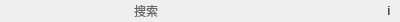
<?xml version="1.0" encoding="UTF-8"?>
<ui version="4.0">
 <class>HeaderBarMenu</class>
 <widget class="QWidget" name="HeaderBarMenu">
  <property name="geometry">
   <rect>
    <x>0</x>
    <y>0</y>
    <width>400</width>
    <height>22</height>
   </rect>
  </property>
  <property name="minimumSize">
   <size>
    <width>0</width>
    <height>22</height>
   </size>
  </property>
  <property name="maximumSize">
   <size>
    <width>16777215</width>
    <height>22</height>
   </size>
  </property>
  <property name="windowTitle">
   <string>Form</string>
  </property>
  <layout class="QHBoxLayout" name="horizontalLayout_2">
   <property name="spacing">
    <number>0</number>
   </property>
   <property name="leftMargin">
    <number>0</number>
   </property>
   <property name="topMargin">
    <number>0</number>
   </property>
   <property name="rightMargin">
    <number>0</number>
   </property>
   <property name="bottomMargin">
    <number>0</number>
   </property>
   <item>
    <layout class="QHBoxLayout" name="horizontalLayout">
     <item>
      <widget class="QPushButton" name="prepareInput">
       <property name="sizePolicy">
        <sizepolicy hsizetype="Expanding" vsizetype="Fixed">
         <horstretch>0</horstretch>
         <verstretch>0</verstretch>
        </sizepolicy>
       </property>
       <property name="toolTip">
        <string>点击搜索词条</string>
       </property>
       <property name="statusTip">
        <string>点击搜索词条</string>
       </property>
       <property name="whatsThis">
        <string>点击搜索词条</string>
       </property>
       <property name="styleSheet">
        <string notr="true">
	background:rgba(0, 0,0,0);
	border:none;
	color:rgb(103, 103, 103)
</string>
       </property>
       <property name="text">
        <string>搜索</string>
       </property>
       <property name="icon">
        <iconset>
         <normalon>:/DictSideBar/res/img/item/search_light.png</normalon>
        </iconset>
       </property>
       <property name="flat">
        <bool>false</bool>
       </property>
      </widget>
     </item>
     <item>
      <widget class="QToolButton" name="deleteButton">
       <property name="minimumSize">
        <size>
         <width>22</width>
         <height>22</height>
        </size>
       </property>
       <property name="maximumSize">
        <size>
         <width>22</width>
         <height>22</height>
        </size>
       </property>
       <property name="toolTip">
        <string>删除条目</string>
       </property>
       <property name="statusTip">
        <string>删除条目</string>
       </property>
       <property name="whatsThis">
        <string>删除条目</string>
       </property>
       <property name="styleSheet">
        <string notr="true">
	background:rgba(0, 0,0,0);
	border:none;
</string>
       </property>
       <property name="text">
        <string/>
       </property>
       <property name="icon">
        <iconset>
         <normalon>:/DictSideBar/res/img/item/move.png</normalon>
        </iconset>
       </property>
      </widget>
     </item>
     <item>
      <widget class="QToolButton" name="addButton">
       <property name="minimumSize">
        <size>
         <width>22</width>
         <height>22</height>
        </size>
       </property>
       <property name="maximumSize">
        <size>
         <width>22</width>
         <height>22</height>
        </size>
       </property>
       <property name="toolTip">
        <string>添加条目</string>
       </property>
       <property name="statusTip">
        <string>添加条目</string>
       </property>
       <property name="whatsThis">
        <string>添加条目</string>
       </property>
       <property name="styleSheet">
        <string notr="true">
	background:rgba(0, 0,0,0);
	border:none;
</string>
       </property>
       <property name="text">
        <string/>
       </property>
       <property name="icon">
        <iconset>
         <normalon>:/DictSideBar/res/img/item/add.png</normalon>
        </iconset>
       </property>
      </widget>
     </item>
     <item>
      <widget class="QToolButton" name="tagButton">
       <property name="minimumSize">
        <size>
         <width>22</width>
         <height>22</height>
        </size>
       </property>
       <property name="maximumSize">
        <size>
         <width>22</width>
         <height>22</height>
        </size>
       </property>
       <property name="toolTip">
        <string>标签组</string>
       </property>
       <property name="statusTip">
        <string>标签组</string>
       </property>
       <property name="whatsThis">
        <string>标签组</string>
       </property>
       <property name="styleSheet">
        <string notr="true">QToolButton{
	background:rgba(0, 0,0,0);
	border:none;
}
QToolButton::menu-indicator {
    image: none;
}
</string>
       </property>
       <property name="text">
        <string/>
       </property>
       <property name="icon">
        <iconset>
         <normalon>:/DictSideBar/res/img/item/add_tags.png</normalon>
        </iconset>
       </property>
       <property name="popupMode">
        <enum>QToolButton::InstantPopup</enum>
       </property>
       <property name="toolButtonStyle">
        <enum>Qt::ToolButtonIconOnly</enum>
       </property>
       <property name="arrowType">
        <enum>Qt::NoArrow</enum>
       </property>
      </widget>
     </item>
     <item>
      <widget class="QToolButton" name="viewHidden">
       <property name="minimumSize">
        <size>
         <width>20</width>
         <height>20</height>
        </size>
       </property>
       <property name="maximumSize">
        <size>
         <width>20</width>
         <height>20</height>
        </size>
       </property>
       <property name="toolTip">
        <string>查看隐藏条目</string>
       </property>
       <property name="statusTip">
        <string>查看隐藏条目</string>
       </property>
       <property name="whatsThis">
        <string>查看隐藏条目</string>
       </property>
       <property name="styleSheet">
        <string notr="true">
	background:rgba(0, 0,0,0);
	border:none;
</string>
       </property>
       <property name="text">
        <string/>
       </property>
       <property name="icon">
        <iconset>
         <normaloff>:/res/img/item/view-off.png</normaloff>
         <normalon>:/DictSideBar/res/img/item/view-off.png</normalon>:/res/img/item/view-off.png</iconset>
       </property>
      </widget>
     </item>
     <item>
      <widget class="QToolButton" name="infoButton">
       <property name="minimumSize">
        <size>
         <width>22</width>
         <height>22</height>
        </size>
       </property>
       <property name="maximumSize">
        <size>
         <width>22</width>
         <height>22</height>
        </size>
       </property>
       <property name="toolTip">
        <string>词典信息</string>
       </property>
       <property name="statusTip">
        <string>词典信息</string>
       </property>
       <property name="whatsThis">
        <string>词典信息</string>
       </property>
       <property name="styleSheet">
        <string notr="true">
	background:rgba(0, 0,0,0);
	border:none;
</string>
       </property>
       <property name="text">
        <string>i</string>
       </property>
       <property name="icon">
        <iconset>
         <normalon>:/DictSideBar/res/img/item/info.png</normalon>
        </iconset>
       </property>
      </widget>
     </item>
    </layout>
   </item>
  </layout>
 </widget>
 <resources/>
 <connections/>
</ui>
